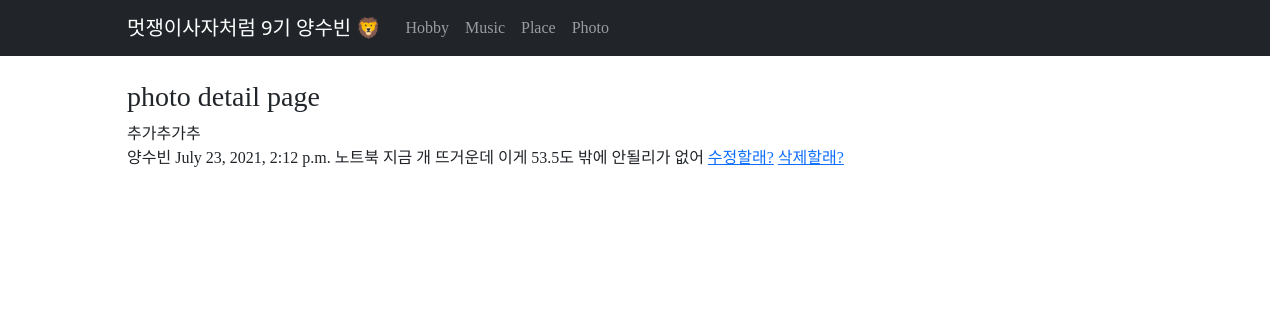
Page /3 on the committed database.
### subin/models.py (models this page shows, shortened)
class Photo(models.Model):
    title = models.CharField(max_length=200)
    writer = models.CharField(max_length=100)
    pub_date = models.DateTimeField()
    body = models.TextField()

### subin/views.py (the view)
# urls.py: path('<str:id>', views.detail, name="detail"),
def detail(request, id):
    photo = get_object_or_404(Photo, pk=id)
    return render(request, "detail.html", {'photo':photo})

### subin/templates/detail.html
{% extends 'base.html' %}
{% block contents %}
<h3>photo detail page</h3>
    {{photo.title}} <br>
    {{photo.writer}}
    {{photo.pub_date}}
    {{photo.body}}
    <a href="{% url 'edit' photo.id %}">수정할래?</a>
    <a href="{% url 'delete' photo.id %}">삭제할래?</a>
{% endblock %}

### rows in the picture
Photo: title "추가추가추", writer "양수빈", pub_date "July 23, 2021, 2:12 p.m.", body "노트북 지금 개 뜨거운데 이게 53.5도 밖에 안될리가 없어"
